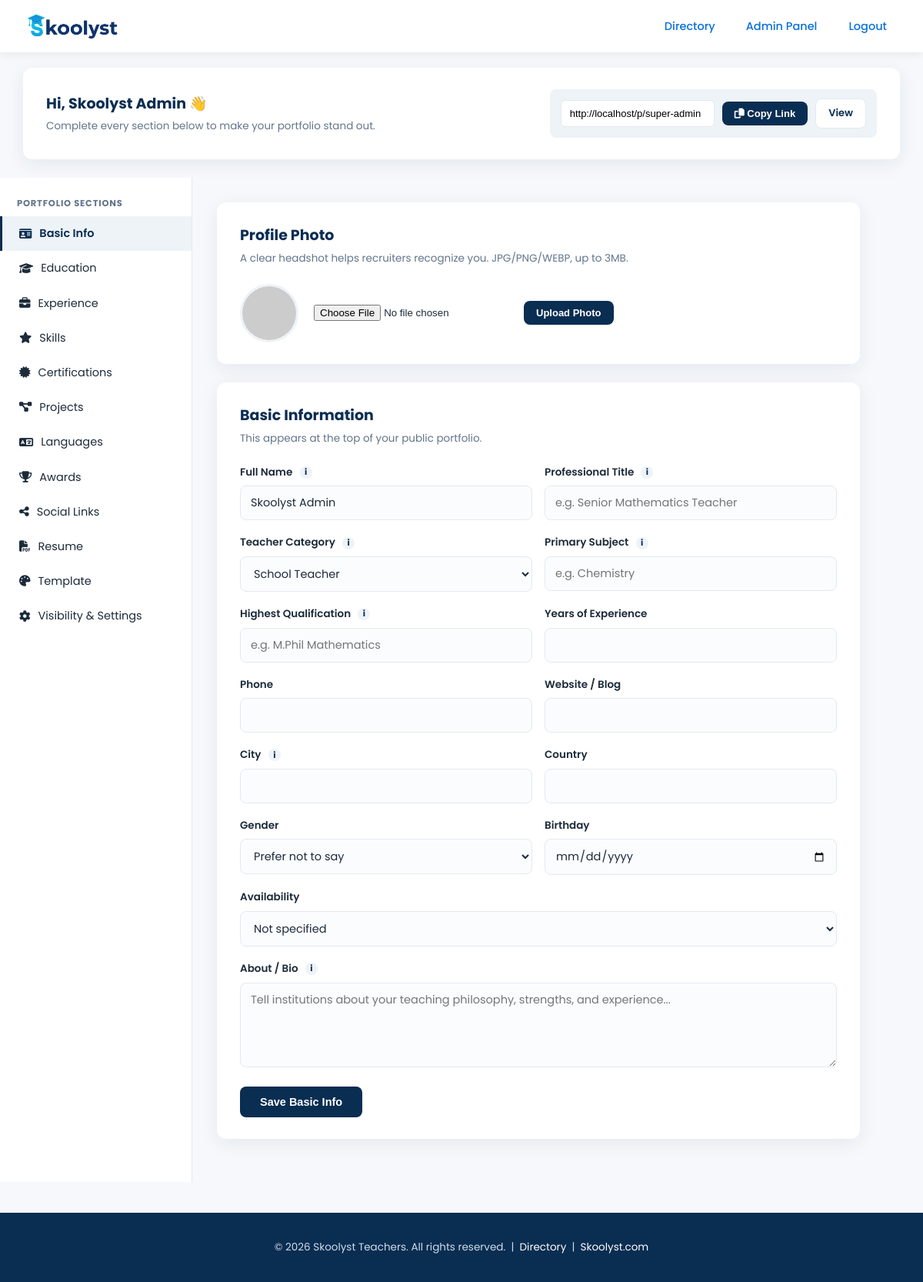
The app's page /dashboard (signed in) with its own data.
### tables this page shows
CREATE TABLE `teachers` (
    `id`                BIGINT UNSIGNED NOT NULL AUTO_INCREMENT,
    `uuid`               CHAR(36)      NOT NULL,
    `slug`               VARCHAR(191)  NOT NULL COMMENT 'SEO-friendly public URL segment, derived from name',

     
    `role`               ENUM('super-admin','teacher') NOT NULL DEFAULT 'teacher',
    `password`           VARCHAR(255)  NOT NULL,
    `email`              VARCHAR(191)  NOT NULL,
    `email_verified_at`  DATETIME      NULL,
    `status`             ENUM('active','inactive','pending') NOT NULL DEFAULT 'active',
    `is_public`          TINYINT(1)    NOT NULL DEFAULT 1 COMMENT 'Show/hide portfolio in public directory',

     
    `full_name`          VARCHAR(150)  NOT NULL,
    `profession_title`   VARCHAR(150)  NULL COMMENT 'e.g. Mathematics Teacher, Assistant Professor',
    `teacher_type`       ENUM('school','college','university','technical','medical','science',
                               'mathematics','arts','computer_science','general','other') NULL,
    `subject`            VARCHAR(150)  NULL COMMENT 'Primary teaching subject, used for filtering',
    `qualification`      VARCHAR(150)  NULL COMMENT 'Highest qualification, used for filtering',
    `phone`              VARCHAR(30)   NULL,
    `city`               VARCHAR(100)  NULL,
    `country`            VARCHAR(100)  NULL,
    `gender`              ENUM('male','female','other') NULL,
    `birthday`           DATE          NULL,
    `bio`                TEXT          NULL,
    `website`            VARCHAR(191)  NULL,
    `years_experience`   SMALLINT UNSIGNED NULL,
    `freelance_status`   ENUM('available','not_available') NULL,

     
    `profile_photo`      VARCHAR(255)  NULL,
    `cover_photo`        VARCHAR(255)  NULL,
    `resume_file`        VARCHAR(255)  NULL COMMENT 'Optional uploaded PDF; otherwise resume is generated dynamically',
    `resume_access`      ENUM('everyone','login_required') NOT NULL DEFAULT 'everyone' COMMENT 'Teacher-controlled: who can download the resume/CV',

     
    `educations`         JSON          NULL,
    `experiences`        JSON          NULL,
    `skills`              JSON          NULL,
    `certifications`      JSON          NULL,
    `projects`            JSON          NULL,
    `languages`           JSON          NULL,
    `awards`              JSON          NULL,
    `social_links`        JSON          NULL,
    `services`            JSON          NULL,

     
    `template`            VARCHAR(50)   NOT NULL DEFAULT 'default' COMMENT 'Portfolio theme key, more added later',
    `accent_color`        VARCHAR(20)   NULL COMMENT 'Optional theme color override',

     
    `views_count`         INT UNSIGNED  NOT NULL DEFAULT 0,

    `created_at`           DATETIME      NOT NULL,
    `updated_at`            DATETIME      NOT NULL,

    PRIMARY KEY (`id`),
    UNIQUE KEY `uq_teachers_uuid` (`uuid`),
    UNIQUE KEY `uq_teachers_slug` (`slug`),
    UNIQUE KEY `uq_teachers_email` (`email`),

     
    KEY `idx_teachers_role_status_public` (`role`, `status`, `is_public`),
    KEY `idx_teachers_subject` (`subject`),
    KEY `idx_teachers_city` (`city`),
    KEY `idx_teachers_qualification` (`qualification`),
    KEY `idx_teachers_teacher_type` (`teacher_type`),
    FULLTEXT KEY `ft_teachers_search` (`full_name`, `profession_title`, `bio`)
);

### views/dashboard/tabs/basic.php (the view, shortened to what the rows shown need)
<div class="dash-card">
    <h3>Profile Photo</h3>
    <p class="desc">A clear headshot helps recruiters recognize you. JPG/PNG/WEBP, up to 3MB.</p>
    <form method="post" action="<?= Helpers::url('/dashboard/photo') ?>" enctype="multipart/form-data" style="display:flex;align-items:center;gap:20px;flex-wrap:wrap;">
        <img src="<?= $user['profile_photo'] ? Helpers::asset($user['profile_photo']) : 'https://ui-avatars.com/api/?name=' . urlencode($user['full_name']) . '&background=0A2D52&color=fff' ?>"
             style="width:76px;height:76px;border-radius:50%;object-fit:cover;border:3px solid var(--primary-soft);">
        <input type="file" name="profile_photo" accept="image/png,image/jpeg,image/webp" required>
        <button type="submit" class="btn btn-primary btn-sm">Upload Photo</button>
    </form>
</div>
<div class="dash-card">
    <h3>Basic Information</h3>
    <p class="desc">This appears at the top of your public portfolio.</p>
    <form method="post" action="<?= Helpers::url('/dashboard/basic') ?>">
        <div class="form-row">
            <div class="form-group">
                <label>Full Name <span class="field-info" data-tip="Your name as it should appear publicly on your portfolio.">i</span></label>
                <input type="text" name="full_name" class="form-control" required value="<?= Helpers::e($user['full_name']) ?>">
            </div>
            <div class="form-group">
                <label>Professional Title <span class="field-info" data-tip="e.g. Mathematics Teacher, Assistant Professor of Physics">i</span></label>
                <input type="text" name="profession_title" class="form-control" value="<?= Helpers::e($user['profession_title']) ?>" placeholder="e.g. Senior Mathematics Teacher">
            </div>
        </div>
        <div class="form-row">
            <div class="form-group">
                <label>Teacher Category <span class="field-info" data-tip="Used to help institutions filter and find you in the directory.">i</span></label>
                <select name="teacher_type" class="form-control">
                    <?php
                    $types = ['school'=>'School Teacher','college'=>'College Teacher','university'=>'University Professor','technical'=>'Technical Instructor','medical'=>'Medical Faculty','science'=>'Science Teacher','mathematics'=>'Mathematics Teacher','arts'=>'Arts Teacher','computer_science'=>'Computer Science Teacher','general'=>'General Subject Teacher','other'=>'Other'];
                    foreach ($types as $k => $l): ?>
                        <option value="<?= $k ?>" <?= $user['teacher_type'] === $k ? 'selected' : '' ?>><?= $l ?></option>
                    <?php endforeach; ?>
                </select>
            </div>
            <div class="form-group">
                <label>Primary Subject <span class="field-info" data-tip="The main subject you teach, e.g. Chemistry, English Literature.">i</span></label>
                <input type="text" name="subject" class="form-control" value="<?= Helpers::e($user['subject']) ?>" placeholder="e.g. Chemistry">
            </div>
        </div>
        <div class="form-row">
            <div class="form-group">
                <label>Highest Qualification <span class="field-info" data-tip="e.g. M.Phil, PhD, MSc, BEd">i</span></label>
                <input type="text" name="qualification" class="form-control" value="<?= Helpers::e($user['qualification']) ?>" placeholder="e.g. M.Phil Mathematics">
            </div>
            <div class="form-group">
                <label>Years of Experience</label>
                <input type="number" min="0" max="60" name="years_experience" class="form-control" value="<?= Helpers::e((string)($user['years_experience'] ?? '')) ?>">
            </div>
        </div>
        <div class="form-row">
            <div class="form-group">
                <label>Phone</label>
                <input type="text" name="phone" class="form-control" value="<?= Helpers::e($user['phone']) ?>">
            </div>
            <div class="form-group">
                <label>Website / Blog</label>
                <input type="text" name="website" class="form-control" value="<?= Helpers::e($user['website']) ?>">
            </div>
        </div>
        <div class="form-row">
            <div class="form-group">
                <label>City <span class="field-info" data-tip="Used as a directory filter — helps local institutions find you.">i</span></label>
                <input type="text" name="city" class="form-control" value="<?= Helpers::e($user['city']) ?>">
            </div>
            <div class="form-group">
                <label>Country</label>
                <input type="text" name="country" class="form-control" value="<?= Helpers::e($user['country']) ?>">
            </div>
        </div>
        <div class="form-row">
            <div class="form-group">
                <label>Gender</label>
                <select name="gender" class="form-control">
                    <option value="">Prefer not to say</option>
                </select>
            </div>
            <div class="form-group">
                <label>Birthday</label>
                <input type="date" name="birthday" class="form-control" value="<?= Helpers::e($user['birthday']) ?>">
            </div>
        </div>
        <div class="form-group">
            <label>Availability</label>
            <select name="freelance_status" class="form-control">
                <option value="">Not specified</option>
            </select>
        </div>
        <div class="form-group">
            <label>About / Bio <span class="field-info" data-tip="A short professional summary shown on your portfolio's About section.">i</span></label>
            <textarea name="bio" class="form-control" placeholder="Tell institutions about your teaching philosophy, strengths, and experience..."><?= Helpers::e($user['bio']) ?></textarea>
        </div>
        <button type="submit" class="btn btn-primary">Save Basic Info</button>
    </form>
</div>

### core/Router.php (shortened to what the rows shown need)
<?php
class Router
{
    private array $routes = [];
    private function add(string $method, string $path, callable|array $handler): void
    {
        $this->routes[] = compact('method', 'path', 'handler');
    }
    public function dispatch(string $method, string $uri): void
    {
        $uri = parse_url($uri, PHP_URL_PATH);
        $uri = rtrim($uri, '/');
        foreach ($this->routes as $route) {
            if ($route['method'] !== $method) {
                continue;
            }
            $pattern = preg_replace('#\{[a-zA-Z_]+\}#', '([^/]+)', $route['path']);
            $pattern = '#^' . $pattern . '$#';
            if (preg_match($pattern, $uri, $matches)) {
                array_shift($matches);
                $this->call($route['handler'], $matches);
                return;
            }
        }
    }
    private function call(callable|array $handler, array $params): void
    {
        if (is_array($handler)) {
            [$class, $method] = $handler;
            $controller = new $class();
            call_user_func_array([$controller, $method], $params);
            return;
        }
    }
}

### views/layouts/header.php (shortened to what the rows shown need)
<!DOCTYPE html>
<html lang="en">
<head>
    <link rel="stylesheet" href="https://cdnjs.cloudflare.com/ajax/libs/font-awesome/6.1.2/css/all.min.css">
    <link rel="stylesheet" href="<?= Helpers::asset('css/app.css') ?>">
</head>
<body class="app-shell">
<nav class="app-navbar">
    <div class="container">
        <a href="<?= Helpers::url('/') ?>" class="app-brand">
            <img src="<?= Helpers::asset('image/Skoolyst.png') ?>" alt="Skoolyst" onerror="this.style.display='none'">
        </a>
        <ul class="app-nav-links">
            <li><a href="<?= Helpers::url('/') ?>">Directory</a></li>
            <?php if (Auth::check()): ?>
                <?php $u = Auth::user(); ?>
                <?php if (($u['role'] ?? '') === 'super-admin'): ?>
                    <li><a href="<?= Helpers::url('/admin') ?>">Admin Panel</a></li>
                <?php else: ?>
                    <li><a href="<?= Helpers::url('/dashboard') ?>">My Dashboard</a></li>
                    <li><a href="<?= Helpers::url('/p/' . $u['slug']) ?>" target="_blank">View Portfolio</a></li>
                <?php endif; ?>
                <li><a href="<?= Helpers::url('/logout') ?>" class="btn-outline">Logout</a></li>
            <?php else: ?>
                <li><a href="<?= Helpers::url('/login') ?>" class="btn-outline">Login</a></li>
                <li><a href="<?= Helpers::url('/register') ?>" class="btn-solid">Create Portfolio</a></li>
            <?php endif; ?>
        </ul>
    </div>
</nav>

### views/dashboard/edit.php (shortened to what the rows shown need)
<?php View::partial('layouts/header', ['title' => $title]); ?>
<?php
$tabs = [
    'basic'          => ['icon' => 'fa-id-card', 'label' => 'Basic Info'],
    'education'      => ['icon' => 'fa-graduation-cap', 'label' => 'Education'],
    'experience'     => ['icon' => 'fa-briefcase', 'label' => 'Experience'],
    'skills'         => ['icon' => 'fa-star', 'label' => 'Skills'],
    'certifications' => ['icon' => 'fa-certificate', 'label' => 'Certifications'],
    'projects'       => ['icon' => 'fa-diagram-project', 'label' => 'Projects'],
    'languages'      => ['icon' => 'fa-language', 'label' => 'Languages'],
    'awards'         => ['icon' => 'fa-trophy', 'label' => 'Awards'],
    'social'         => ['icon' => 'fa-share-nodes', 'label' => 'Social Links'],
    'resume'         => ['icon' => 'fa-file-pdf', 'label' => 'Resume'],
    'template'       => ['icon' => 'fa-palette', 'label' => 'Template'],
    'settings'       => ['icon' => 'fa-gear', 'label' => 'Visibility & Settings'],
];
$activeTab = array_key_exists($tab, $tabs) ? $tab : 'basic';
$portfolioUrl = Helpers::url('/p/' . $user['slug']);
?>
<div class="container" style="padding-top:20px;">
    <div class="dash-card" style="display:flex;align-items:center;justify-content:space-between;flex-wrap:wrap;gap:14px;">
        <div>
            <h3 style="margin-bottom:2px;">Hi, <?= Helpers::e($user['full_name']) ?> 👋</h3>
            <p class="desc" style="margin:0;">Complete every section below to make your portfolio stand out.</p>
        </div>
        <div class="share-box" style="margin:0;">
            <input type="text" id="shareLink" readonly value="<?= $portfolioUrl ?>">
            <button type="button" class="btn btn-primary btn-sm" data-copy="#shareLink"><i class="fa fa-copy"></i> Copy Link</button>
            <a href="<?= $portfolioUrl ?>" target="_blank" class="btn btn-light btn-sm" style="border:1px solid var(--border);">View</a>
        </div>
    </div>
</div>
<div class="dash-wrap">
    <aside class="dash-sidebar">
        <h5>Portfolio Sections</h5>
        <?php foreach ($tabs as $key => $meta): ?>
            <a href="<?= Helpers::url('/dashboard') ?>?tab=<?= $key ?>" class="<?= $activeTab === $key ? 'active' : '' ?>">
                <i class="fa <?= $meta['icon'] ?>"></i> <?= $meta['label'] ?>
            </a>
        <?php endforeach; ?>
    </aside>
    <main class="dash-main">
        <?php View::partial('dashboard/tabs/' . $activeTab, ['user' => $user]); ?>
    </main>
</div>
<?php View::partial('layouts/footer'); ?>

### views/layouts/footer.php (shortened to what the rows shown need)
<footer class="app-footer">
    <div class="container">
        &copy; <?= date('Y') ?> Skoolyst Teachers. All rights reserved. &nbsp;|&nbsp;
        <a href="<?= Helpers::url('/') ?>">Directory</a> &nbsp;|&nbsp;
        <a href="https://skoolyst.com" target="_blank">Skoolyst.com</a>
    </div>
</footer>
</body>
</html>

### records on screen
teachers: full_name "Skoolyst Admin", slug "http://localhost/p/super-admin", label "Basic Info", label "Education", label "Experience", label "Skills", label "Certifications", label "Projects", label "Languages", label "Awards", label "Social Links", label "Resume", label "Template", label "Visibility & Settings"

### other values on screen
form field teacher_type "School Teacher"
